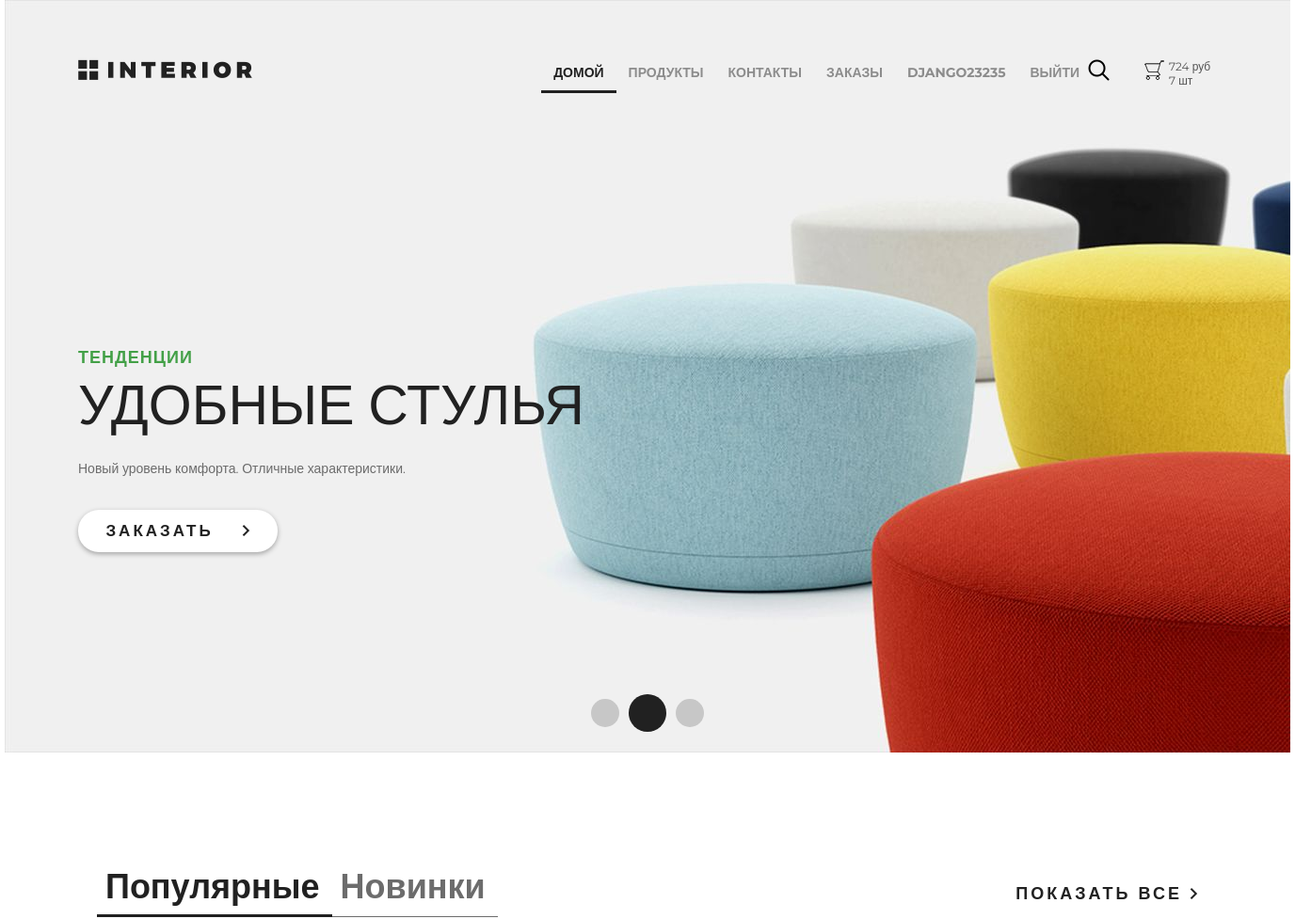
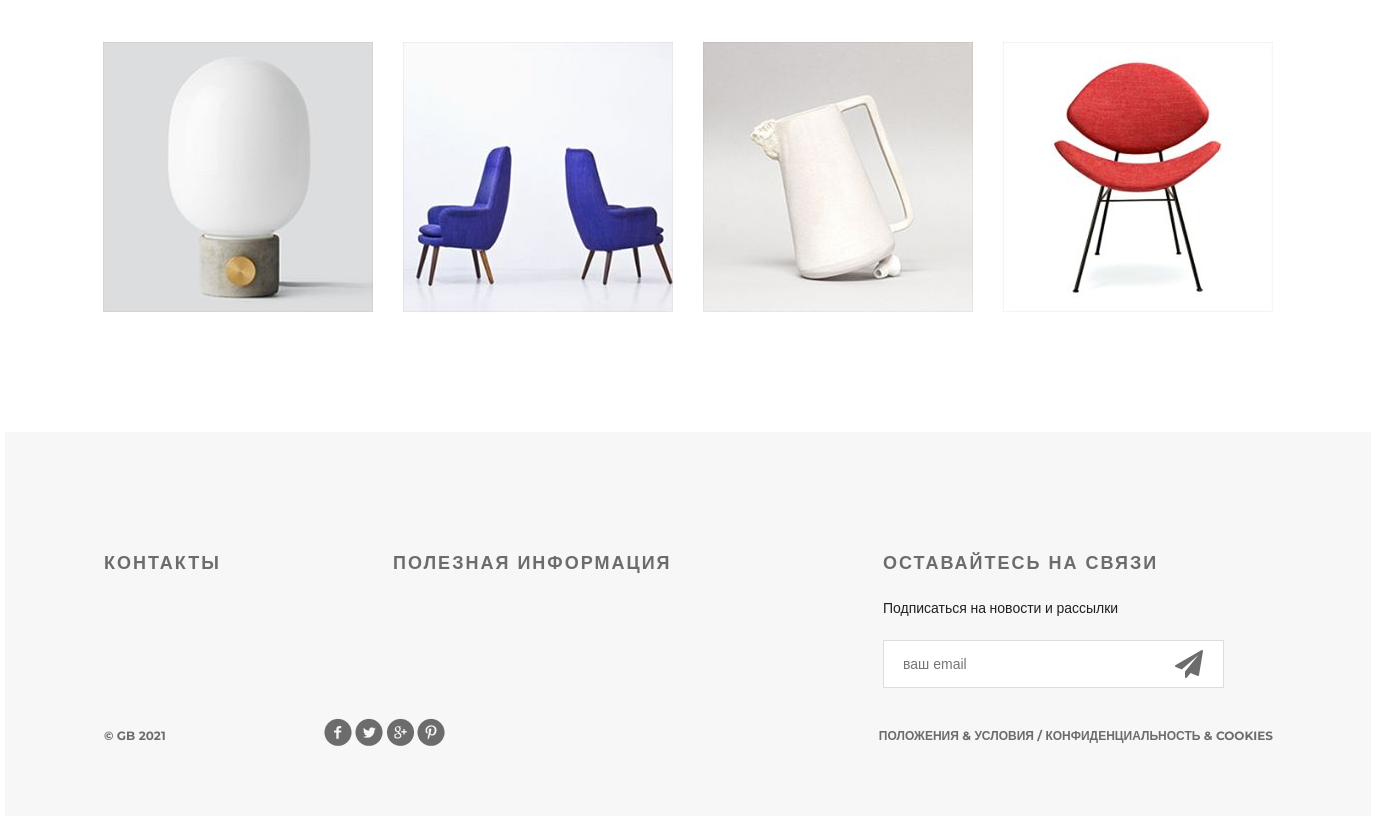
Page / (signed in) on the committed database (2 pictures, top to bottom).
### authapp/models.py (models this page shows, shortened)
class ShopUser(AbstractUser):
    avatar = models.ImageField(upload_to='users_avatars', blank=True, verbose_name='Аватар')
    avatar_url = models.CharField(max_length=128, blank=True, null=True)
    age = models.PositiveSmallIntegerField(verbose_name='Возраст')
    activate_key = models.CharField(max_length=128, verbose_name='Ключ активации', blank=True, null=True)
    activate_key_expired = models.DateTimeField(blank=True, null=True)

### basketapp/models.py (models this page shows, shortened)
class Basket(models.Model):
    user = models.ForeignKey(settings.AUTH_USER_MODEL, on_delete=models.CASCADE, related_name='basket')
    product = models.ForeignKey(Product, on_delete=models.CASCADE)
    quantity = models.PositiveSmallIntegerField(default=0)
    add_datetime = models.DateTimeField(auto_now_add=True)
    @property
    def product_cost(self):
        return self.quantity * self.product.price
    @property
    def total_quantity(self):
        _items = Basket.objects.filter(user=self.user)
        return sum(list(map(lambda x: x.quantity, _items)))
    @property
    def total_cost(self):
        _items = Basket.objects.filter(user=self.user)
        return sum(list(map(lambda x: x.product_cost, _items)))

### mainapp/models.py (models this page shows, shortened)
class Product(models.Model):
    category = models.ForeignKey(ProductCategory, on_delete=models.CASCADE, verbose_name='категория')
    name = models.CharField(max_length=128, verbose_name='название')
    image = models.ImageField(upload_to='products', blank=True, verbose_name='картинка')
    short_desc = models.CharField(max_length=255, verbose_name='краткое описание')
    description = models.TextField(verbose_name='описание')
    price = models.DecimalField(decimal_places=2, max_digits=10, default=0, verbose_name='цена')
    quantity = models.PositiveSmallIntegerField(default=0, verbose_name='количество')
    is_active = models.BooleanField(default=True)

### mainapp/views.py (the view)
# urls.py: path('', mainapp.index, name = 'index'),
def index(request):
    context = {
        'title': 'Главная',
        'products': Product.objects.all()[:4],
    }
    return render(request, 'mainapp/index.html', context)

### mainapp/context_processors.py (called while the page is built)
def basket(request):
    basket_items = []
    if request.user.is_authenticated:
        basket_items = Basket.objects.filter(user=request.user)
    return {
        'basket': basket_items
    }

### mainapp/templates/mainapp/index.html (shortened to what this page needs)
{% extends 'mainapp/base.html' %}
{% load static %}
{% block menu %}
    <div class="slider">
        <div class="header clearfix">
            {% include 'mainapp/includes/inc_main_menu.html' %}
        </div>
        <div class="text-slider">
            <h3 class="green">тенденции</h3>
            <h3 class="big"> удобные стулья</h3>
            <p>Новый уровень комфорта. Отличные характеристики.</p>
            <a href="#" class="button-order">заказать <img src="{% static '/img/arrow.png' %}" alt=""></a>
        </div>
        <div class="navi">
            <a href="#"></a><a href="#"></a><a href="#"></a>
        </div>
    </div>
{% endblock %}
{% block content %}
    <div class="featured">
        <div class="featured-menu">
            <a class="active" href="#">Популярные</a><a href="#">Новинки</a>
        </div>
        <a class="explore" href="#">показать все <img src="{% static '/img/arrow.png' %}" alt=""></a>
        <div class="clearfix">
        </div>
        <div class="tab-content">
            {% for product in products %}
            <div class="block">
                <a href="{% url 'mainapp:product' product.pk %}"><img src="/media/{{ product.image }}" alt="">
                </a>
            </div>
            {% endfor %}
        </div>
    </div>
{% endblock %}

### mainapp/templates/mainapp/includes/inc_main_menu.html (shortened to what this page needs)
<a href="{% url 'index' %}" class="logo"></a>
<ul class="menu">
    <li><a href="{% url 'index' %}" {% if request.resolver_match.url_name == 'index' %}class="active"{% endif %}>домой</a></li>
    <li><a href="{% url 'products:products' %}"
           {% if 'products' in request.resolver_match.url_name %}class="active"{% endif %}>продукты</a></li>
    <li><a href="{% url 'contact' %}"{% if request.resolver_match.url_name == 'contact' %}class="active"{% endif %}>контакты</a></li>
    {% if user.is_authenticated %}
        <li><a href="{% url 'order:list' %}">Заказы</a></li>
        <li><a href="{% url 'auth:edit' %}">{{ user.first_name|default:"Пользователь" }}</a></li>
        <li><a href="{% url 'auth:logout' %}">Выйти</a></li>
    {% else %}
        <li><a href="{% url 'auth:register' %}">Регистрация</a></li>
        <li><a href="{% url 'auth:login' %}">Войти</a></li>
    {% endif %}
</ul>
<a href="#" class="search"></a>
<a href="{% url 'basket:basket' %}" class="basket">
    {% if basket %}
        {{ basket.0.total_cost|floatformat:0 }} руб <br>
        {{ basket.0.total_quantity }} шт
    {% endif %}
</a>

### static/css/style.css (style rules this page uses)
* { margin: 0; padding: 0; }
body { font-family: 'Montserrat', sans-serif; }
html, body { height: 100%; }
.slider { height: 800px; background-image: url(/static/img/slider.jpg); padding-left: 78px; padding-right: 211px; position: relative; }
.logo { background-image: url(/static/img/logo.png); margin-top: 63px; width: 185px; height: 22px; float: left; }
.menu { list-style-type: none; margin-top: 67px; float: right; }
.menu li { float: left; }
.menu a { color: #8c8c8c; font-size: 14px; font-weight: 700; text-align: right; text-transform: uppercase; text-decoration: none; padding: 10px 13px; }
.menu .active { color: #212121; font-weight: 700; border-bottom: 3px solid #212121; }
.search { display: block; width: 23px; height: 23px; background-image: url(/static/img/search.png); position: absolute; top: 63px; left: 1151px; }
.basket { display: block; width: 100px; height: 23px; background-image: url(/static/img/basket.png); position: absolute; top: 63px; left: 1210px; text-decoration: none; color: #555; padding-left: 27px; background-repeat: no-repeat; font-size: 12px; }
.clearfix:after { content: ""; display: block; clear: both; }
.text-slider { margin-top: 288px; position: absolute; }
.text-slider p { color: #6c6c6c; font-size: 14px; text-align: left; width: 458px; line-height: 24px; }
.button-order { background-color: #ffffff; box-shadow: 0px 2px 4.85px 0.15px rgba(33, 33, 33, 0.35); width: 212px; height: 45px; display: block; text-transform: uppercase; text-align: center; border-radius: 22px; text-decoration: none; color: #212121; font-size: 17px; font-weight: 700; line-height: 45px; margin-top: 32px; letter-spacing: 3px; }
.button-order img { padding-left: 22px; }
.green { text-transform: uppercase; color: #43a047; font-size: 18px; font-weight: 700; text-align: left; margin-bottom: 22px; line-height: 13px; letter-spacing: 1px; }
.big { color: #212121; font-size: 59px; line-height: 43px; text-transform: uppercase; font-weight: 100; margin-bottom: 34px; }
.navi { position: absolute; bottom: 22px; right: 618px; display: flex; width: 130px; height: 40px; justify-content: space-between; align-items: center; }
.navi a { display: block; width: 30px; height: 30px; border-radius: 50%; background-color: rgba(33, 33, 33, 0.2); float: left; margin: 0px 5px; }
.navi a:nth-child(2) { display: block; width: 40px; height: 40px; border-radius: 50%; background-color: #212121; float: left; margin: 0px; }
.featured { padding-left: 98px; padding-right: 98px; }
.featured-menu { margin-top: 120px; width: 300px; height: 49px; float: left; }
.featured-menu a { color: #6c6c6c; font-size: 36px; font-weight: 700; text-align: left; text-decoration: none; border-bottom: 1px solid #6c6c6c; padding-bottom: 10px; padding-right: 13px; padding-left: 9px; }
.featured-menu .active { font-size: 36px; font-weight: 700; text-align: left; color: #212121; border-bottom: 3px solid #212121; padding-bottom: 8px; }
.explore { text-transform: uppercase; color: #212121; font-size: 18px; font-weight: 700; line-height: 24px; text-align: center; float: right; margin-top: 138px; letter-spacing: 3px; text-decoration: none; }
.tab-content { margin-top: 50px; display: flex; justify-content: space-between; margin-bottom: 120px; }
.tab-content .block { height: 270px; width: 270px; position: relative; }

### rows in the picture
ShopUser: first_name "DJANGO23235"
Basket: user+quantity+product "724", user+quantity "7"
Product: image (picture)
Product: image (picture)
Product: image (picture)
Product: image (picture)
